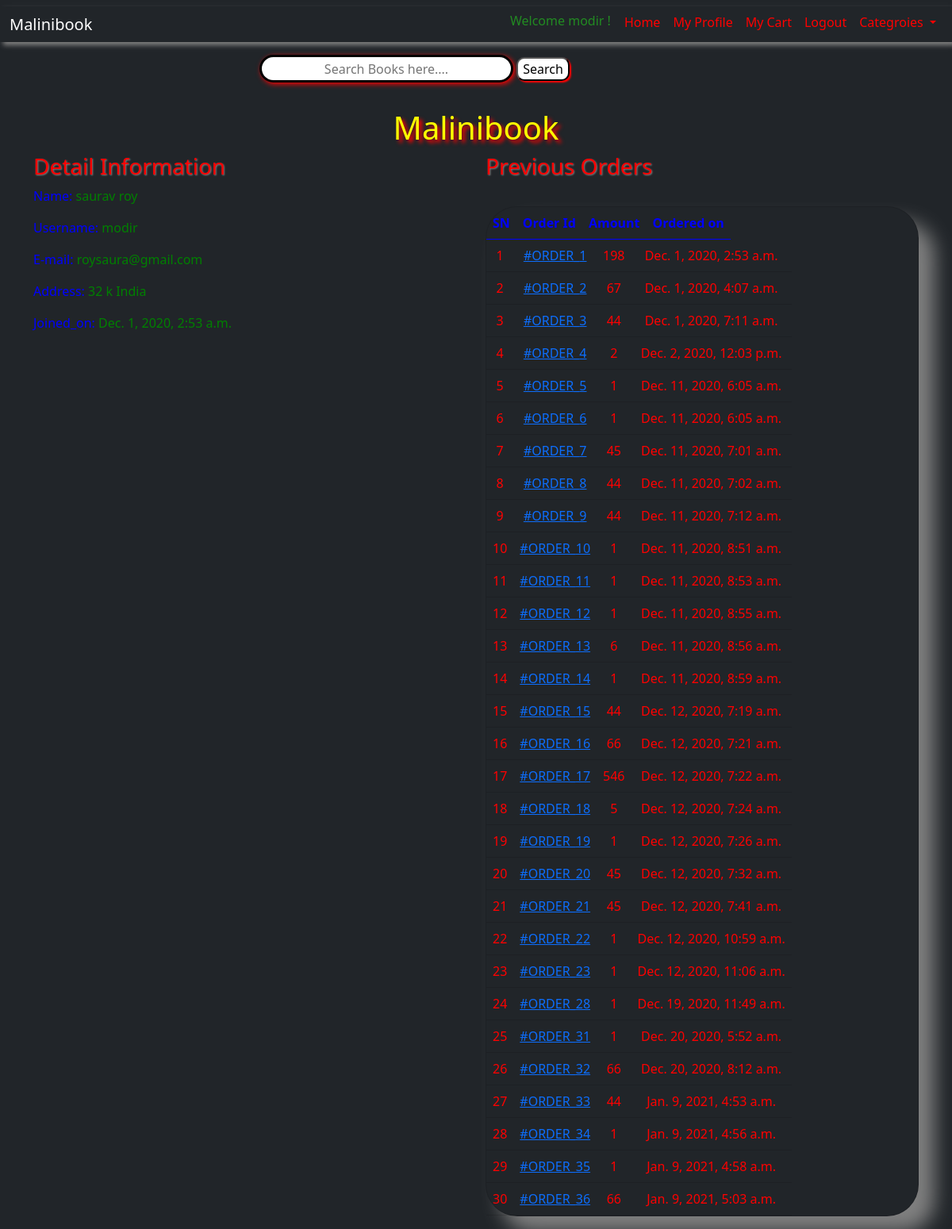
Screenshot of /profile/ (signed in) with the database file from the repository.
### book/models.py (models this page shows, shortened)
class Customer(models.Model):
    user = models.OneToOneField(User, on_delete=models.CASCADE)
    full_name = models.CharField(max_length=200)
    address = models.CharField(max_length=500, null=True, blank=True)
    joined_on = models.DateTimeField(auto_now_add=True)

class Order(models.Model):
    cart = models.OneToOneField(Cart, on_delete=models.CASCADE)
    ordered_by = models.CharField(max_length=200)
    shipping_address = models.CharField(max_length=500)
    mobile = models.CharField(max_length=10)
    email = models.EmailField(null=True, blank=True)
    subtotal = models.PositiveIntegerField()
    discount = models.PositiveIntegerField()
    total = models.PositiveIntegerField()
    order_status = models.CharField(max_length=50, choices=ORDER_STATUS)
    created_at = models.DateTimeField(auto_now_add=True)
    payment_method = models.CharField(max_length=20, choices=METHOD, default="cash on delivery")
    payment_completed = models.BooleanField(default=False, null=True, blank=True)

### book/views.py (the view)
# urls.py: path('profile/', CustomerProfileView.as_view(), name='profile'),
class CustomerProfileView(TemplateView):
    template_name = 'profile.html'
    def dispatch(self, request, *args, **kwargs):
        if request.user.is_authenticated and Customer.objects.filter(user=request.user).exists():
            pass
        else:
            return redirect("/login/?next=/profile/")
        return super().dispatch(request, *args, **kwargs)
    def get_context_data(self, **kwargs):
        context = super().get_context_data(**kwargs)
        customer = self.request.user.customer
        context['customer'] = customer
        orders = Order.objects.filter(cart__customer=customer)
        context['orders'] = orders
        return context

### book/templates/profile.html (shortened to what this page needs)
{% extends 'base.html' %}
{% block content %}
<div class="container">
    <div class="row">
        <div class="col-md-6">
            <h3 style="color:red;text-shadow:1px 1px 2px grey;">Detail Information</h3>
            <p style="color:green;"><span class="font-weight-bold" style="color:blue;">Name: </span>{{customer.full_name}}</p>
            <p style="color:green;"><span class="font-weight-bold" style="color:blue;">Username: </span>{{customer.user.username}}</p>
             <p style="color:green;"><span class="font-weight-bold" style="color:blue;">E-mail: </span>{{customer.user.email}}</p>
             <p style="color:green;"><span class="font-weight-bold" style="color:blue;">Address: </span>{{customer.address}}</p>
             <p style="color:green;"><span class="font-weight-bold" style="color:blue;">Joined_on: </span>{{customer.joined_on}}</p>
        </div>
        <div class="col-md-6">
            <h3 style="color:red;text-shadow:1px 1px 2px grey;">Previous Orders</h3>
            <hr>
            <table class="table card bg-dark" style="box-shadow:20px 20px 25px grey; border-radius:40px;">
                <thead>
                <tr>
                    <th style="color:blue;">SN</th>
                    <th style="color:blue;">Order Id</th>
                    <th style="color:blue;">Amount</th>
                    <th style="color:blue;">Ordered on</th>
                </tr>
                </thead>
                <tbody>
                {% for ord in orders %}
                <tr>
                    <td style="color:red;">{{forloop.counter}}</td>
                    <td><a href="{% url 'customerorderdetail' ord.pk %}"> #ORDER_{{ord.id}}</a></td>
                    <td style="color:red;">{{ord.total}}</td>
                    <td style="color:red;">{{ord.created_at}}</td>
                </tr>
                {% endfor %}
                </tbody>
            </table>
        </div>
    </div>
</div>
{% endblock %}

### book/templates/base.html (shortened to what this page needs)
<!doctype html>
<html lang="en">
  <head>
     {% load  static %}
    <link href="https://cdn.jsdelivr.net/npm/bootstrap@5.0.0-beta1/dist/css/bootstrap.min.css" rel="stylesheet">
    <link rel="stylesheet" type="text/css" href="{% static 'css/main.css' %}">
  </head>
  <body class="bg-dark">
  <nav class="navbar navbar-expand-sm navbar-dark blue mynav">
  <div class="container-fluid " id="a">
    <a class="navbar-brand" href="/">Malinibook</a>
    <div class="collapse navbar-collapse" id="navbarNavDropdown">
      <ul class="navbar-nav">
          {% if request.user.customer %}
          <h6 style="color:forestgreen;">Welcome {{request.user.username}} !</h6>
        <li class="nav-item">
          <a class="nav-link active" style="color:red;" aria-current="page" href="/">Home</a>
        </li>
        <li class="nav-item ">
          <a class="nav-link" style="color:red;" href="/profile/">My Profile</a>
        </li>
         <li class="nav-item ">
          <a class="nav-link" style="color:red;" href="/my_cart/">My Cart</a>
        </li>
        <li class="nav-item">
          <a class="nav-link" style="color:red;" href="/logout/">Logout</a>
        </li>
         {% endif %}
        <li class="nav-item dropdown " >
          <a class="nav-link dropdown-toggle" style="color:red;"  href="#" id="navbarDropdownMenuLink" role="button" data-bs-toggle="dropdown" aria-expanded="false" blue>
            Categroies
          </a>
        </li>
      </ul>
    </div>
  </div>
</nav>
  <div class="container mt-2 search">
    <div class="row">
      <div class="col-md-6 mx-auto">
        <form action="{% url 'search' %}" method="GET">
          <input type="text" name="keyword" placeholder="Search Books here...." required>
          <button class="bg-white">Search</button>
        </form>
      </div>
    </div>
  </div>
  <hr>
  <h1 class="text-center mt-2" style="color:yellow;text-shadow:4px 4px 5px red;">Malinibook</h1>
{% block content %} {% endblock %}
  </body>
</html>

### book/static/css/main.css (style rules this page uses)
.navbar-nav { margin-left:auto; }
h6 { padding:9px; }
#a { box-shadow:4px 4px 6px grey; }
.nav-item a { text-shadow:2px 2p 4px red; }
.search input { width:320px; height:35px; border-radius:100px; box-shadow:2px 2px 6px red; border:3px solid black; text-align:center; }
.search button { border-radius:10px; box-shadow:2px 2px 2px red; }
.card { text-align:center; }

### rows the page displays
Customer: full_name "saurav roy", user.username "modir", user.email "roysaura@gmail.com", address "32 k India", joined_on "Dec. 1, 2020, 2:53 a.m."
Order: id "1", total "198", created_at "Dec. 1, 2020, 2:53 a.m."
Order: id "2", total "67", created_at "Dec. 1, 2020, 4:07 a.m."
Order: id "3", total "44", created_at "Dec. 1, 2020, 7:11 a.m."
Order: id "4", total "2", created_at "Dec. 2, 2020, 12:03 p.m."
Order: id "5", total "1", created_at "Dec. 11, 2020, 6:05 a.m."
Order: id "6", total "1", created_at "Dec. 11, 2020, 6:05 a.m."
Order: id "7", total "45", created_at "Dec. 11, 2020, 7:01 a.m."
Order: id "8", total "44", created_at "Dec. 11, 2020, 7:02 a.m."
Order: id "9", total "44", created_at "Dec. 11, 2020, 7:12 a.m."
Order: id "10", total "1", created_at "Dec. 11, 2020, 8:51 a.m."
Order: id "11", total "1", created_at "Dec. 11, 2020, 8:53 a.m."
Order: id "12", total "1", created_at "Dec. 11, 2020, 8:55 a.m."
Order: id "13", total "6", created_at "Dec. 11, 2020, 8:56 a.m."
Order: id "14", total "1", created_at "Dec. 11, 2020, 8:59 a.m."
Order: id "15", total "44", created_at "Dec. 12, 2020, 7:19 a.m."
Order: id "16", total "66", created_at "Dec. 12, 2020, 7:21 a.m."
Order: id "17", total "546", created_at "Dec. 12, 2020, 7:22 a.m."
Order: id "18", total "5", created_at "Dec. 12, 2020, 7:24 a.m."
Order: id "19", total "1", created_at "Dec. 12, 2020, 7:26 a.m."
Order: id "20", total "45", created_at "Dec. 12, 2020, 7:32 a.m."
Order: id "21", total "45", created_at "Dec. 12, 2020, 7:41 a.m."
Order: id "22", total "1", created_at "Dec. 12, 2020, 10:59 a.m."
Order: id "23", total "1", created_at "Dec. 12, 2020, 11:06 a.m."
Order: id "28", total "1", created_at "Dec. 19, 2020, 11:49 a.m."
Order: id "31", total "1", created_at "Dec. 20, 2020, 5:52 a.m."
Order: id "32", total "66", created_at "Dec. 20, 2020, 8:12 a.m."
Order: id "33", total "44", created_at "Jan. 9, 2021, 4:53 a.m."
Order: id "34", total "1", created_at "Jan. 9, 2021, 4:56 a.m."
Order: id "35", total "1", created_at "Jan. 9, 2021, 4:58 a.m."
Order: id "36", total "66", created_at "Jan. 9, 2021, 5:03 a.m."

### other values shown
{{ request.user.username }} "modir"
